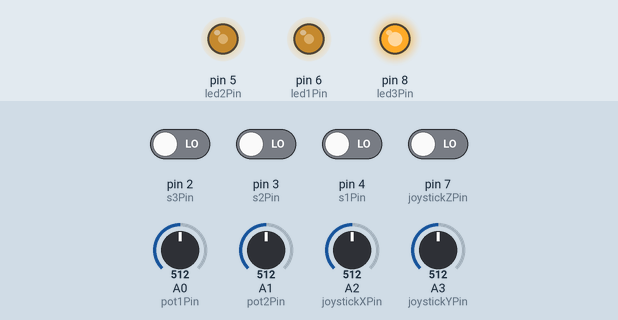
Simulated run of this sketch. Board: Arduino Uno, built with avr-gcc and run on an emulated ATmega328P. Shown: output pins drawn as LEDs (lit = HIGH). The test bench sets the inputs (shaded band); at power-on: pin 2 (s3Pin), pin 3 (s2Pin), pin 4 (s1Pin), pin 7 (joystickZPin) LOW, A0 (pot1Pin) = 512, A1 (pot2Pin) = 512, A2 (joystickXPin) = 512, A3 (joystickYPin) = 512. No radio packets arrive unless stated.

Above: at 1.2 s.
1.3 s: A0 (pot1Pin) set to 716
At 1.8 s:
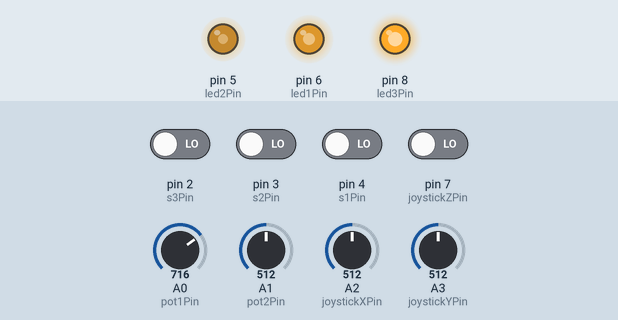
2.8 s: A1 (pot2Pin) set to 716
At 3.1 s:
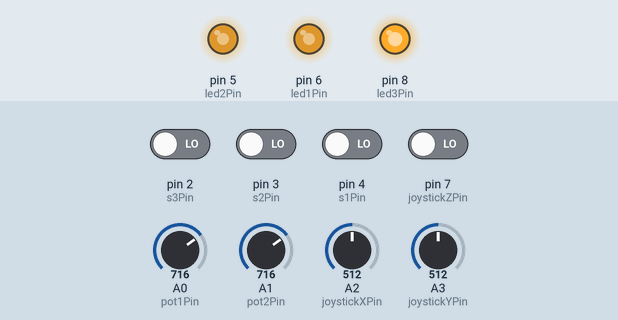
4.3 s: A0 (pot1Pin) set to 992
At 5.5 s:
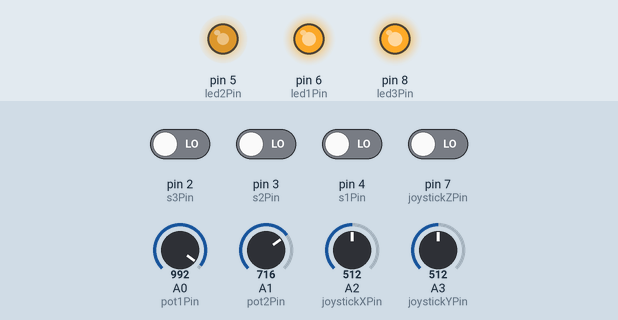
5.8 s: A1 (pot2Pin) set to 992
At 6.2 s:
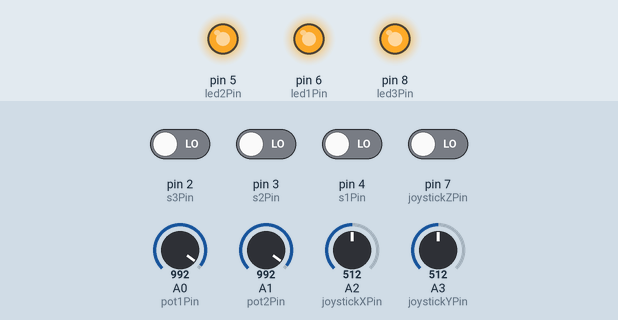
7.3 s: A0 (pot1Pin) set to 306
At 8.5 s:
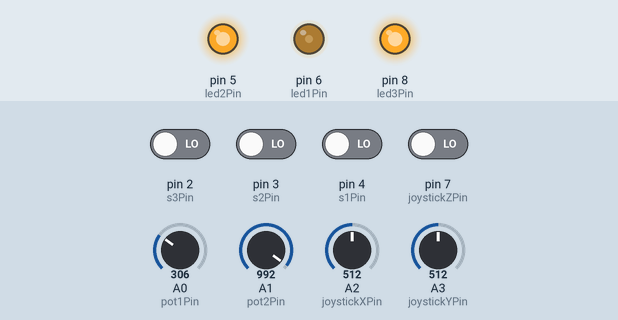
8.8 s: A1 (pot2Pin) set to 30
At 10.1 s:
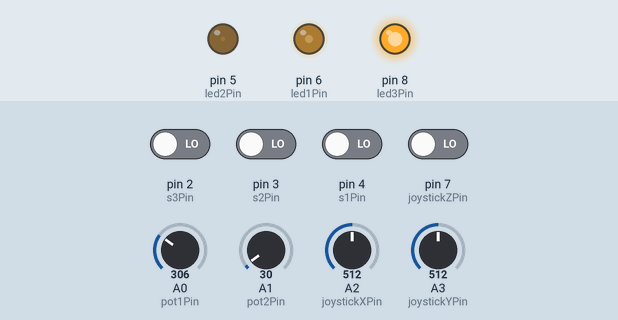
Timing chart, 0 to 11.3 s (numbered marks = the images above; inputs shaded):
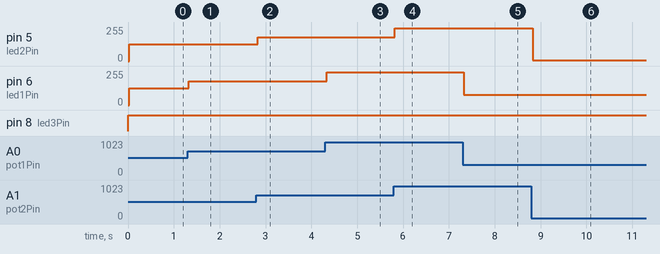

The sketch:

05.1_RF24_Remote_Controller.ino
```cpp
/**********************************************************************
* Filename    : RF24_Remote_Controller.ino
* Product     : Freenove 4WD Car for UNO
* Description : Télécommande NRF24L01 — lit les capteurs et envoie les données au robot
* Auther      : www.freenove.com
* Modification: 2019/08/06
**********************************************************************/

// Bibliothèques nécessaires pour la communication SPI et le module radio NRF24L01
#include <SPI.h>
#include "RF24.h"

RF24 radio(9, 10);                // Objet radio : CE sur broche 9, CSN sur broche 10
const byte addresses[6] = "Free1";// Adresse de communication (doit être la même côté robot)

int dataWrite[8];                 // Tableau contenant les 8 valeurs à envoyer

// Déclaration des broches d'entrée/sortie
const int pot1Pin = A0,           // Potentiomètre 1
          pot2Pin = A1,           // Potentiomètre 2
          joystickXPin = A2,      // Axe X du joystick (analogique)
          joystickYPin = A3,      // Axe Y du joystick (analogique)
          joystickZPin = 7,       // Bouton du joystick (clic, numérique)
          s1Pin = 4,              // Interrupteur S1
          s2Pin = 3,              // Interrupteur S2
          s3Pin = 2,              // Interrupteur S3
          led1Pin = 6,            // LED1 : indique la position du POT1
          led2Pin = 5,            // LED2 : indique la position du POT2
          led3Pin = 8;            // LED3 : indique si la transmission radio réussit

void setup() {
  // Initialisation du module radio NRF24L01
  radio.begin();                      // Démarre le module radio
  radio.setPALevel(RF24_PA_MAX);      // Puissance d'émission maximale
  radio.setDataRate(RF24_1MBPS);      // Débit : 1 Mbit/s
  radio.setRetries(0, 15);            // 15 tentatives de renvoi si échec, sans délai entre elles
  radio.openWritingPipe(addresses);   // Ouvre le canal d'émission
  radio.openReadingPipe(1, addresses);// Ouvre le canal de réception (non utilisé ici)
  radio.stopListening();              // Mode émetteur uniquement

  // Configuration des broches
  pinMode(joystickZPin, INPUT);       // Bouton joystick : entrée
  pinMode(s1Pin, INPUT);              // S1 : entrée
  pinMode(s2Pin, INPUT);              // S2 : entrée
  pinMode(s3Pin, INPUT);              // S3 : entrée
  pinMode(led1Pin, OUTPUT);           // LED1 : sortie
  pinMode(led2Pin, OUTPUT);           // LED2 : sortie
  pinMode(led3Pin, OUTPUT);           // LED3 : sortie
}

void loop()
{
  // Lecture de tous les capteurs et stockage dans le tableau d'envoi
  dataWrite[0] = analogRead(pot1Pin);           // Valeur du POT1 (0–1023)
  dataWrite[1] = analogRead(pot2Pin);           // Valeur du POT2 (0–1023)
  dataWrite[2] = analogRead(joystickXPin);      // Position X du joystick
  dataWrite[3] = analogRead(joystickYPin);      // Position Y du joystick
  dataWrite[4] = digitalRead(joystickZPin);     // Bouton du joystick (0 = appuyé)
  dataWrite[5] = digitalRead(s1Pin);            // État de S1 (0 = activé)
  dataWrite[6] = digitalRead(s2Pin);            // État de S2
  dataWrite[7] = digitalRead(s3Pin);            // État de S3

  // Envoi du tableau via radio : LED3 s'allume si la transmission réussit
  if (radio.writeFast(&dataWrite, sizeof(dataWrite)))
  {
    digitalWrite(led3Pin, HIGH);  // Transmission OK
  }
  else {
    digitalWrite(led3Pin, LOW);   // Échec de transmission
  }
  delay(20); // Attendre 20 ms avant le prochain envoi

  // Faire varier la luminosité des LEDs selon la position des potentiomètres
  analogWrite(led1Pin, map(dataWrite[0], 0, 1023, 0, 255));
  analogWrite(led2Pin, map(dataWrite[1], 0, 1023, 0, 255));
}
```

Measured:
- after the input at 1.3 s, pin 6 (led1Pin): 127/255 → 178/255 at once
- after the input at 2.8 s, pin 5 (led2Pin): 127/255 → 178/255 at once
- after the input at 4.3 s, pin 6 (led1Pin): 178/255 → 247/255 at once
- after the input at 5.8 s, pin 5 (led2Pin): 178/255 → 247/255 at once
- after the input at 7.3 s, pin 6 (led1Pin): 247/255 → 76/255 at once
- after the input at 8.8 s, pin 5 (led2Pin): 247/255 → 7/255 at once
